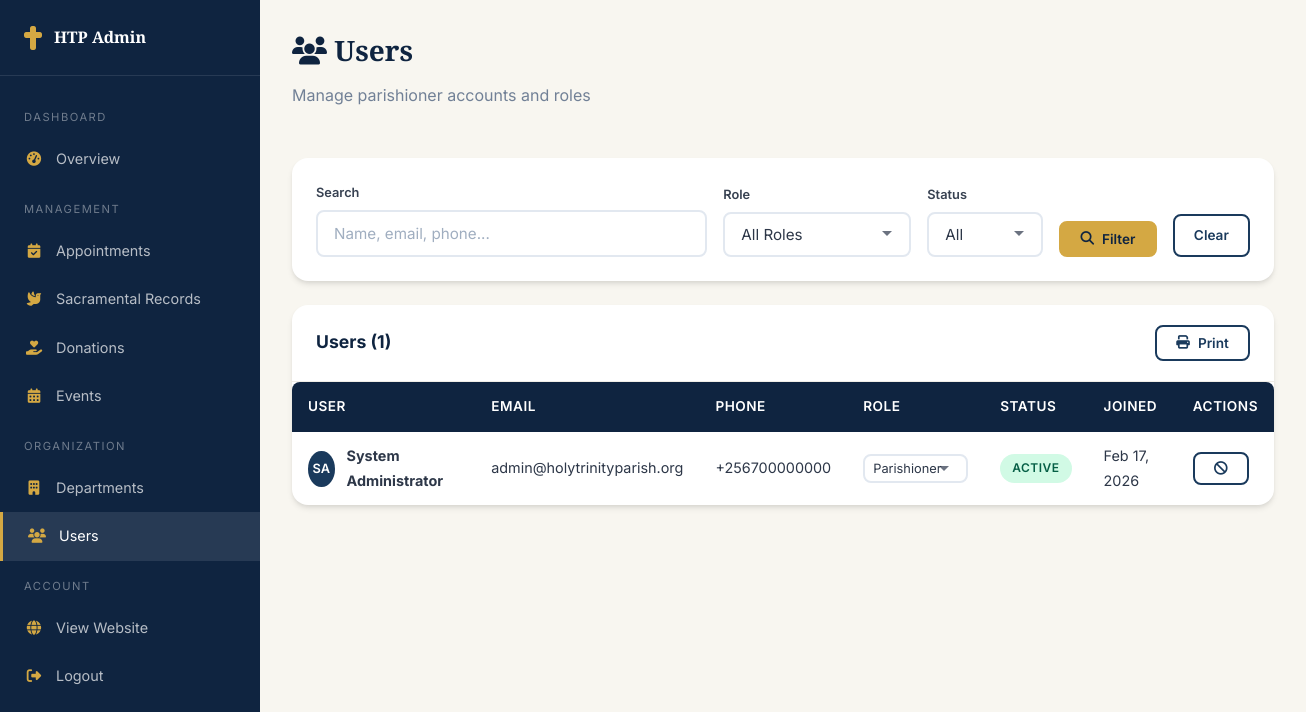
Before: /admin/users.php (signed in) with the older database file.
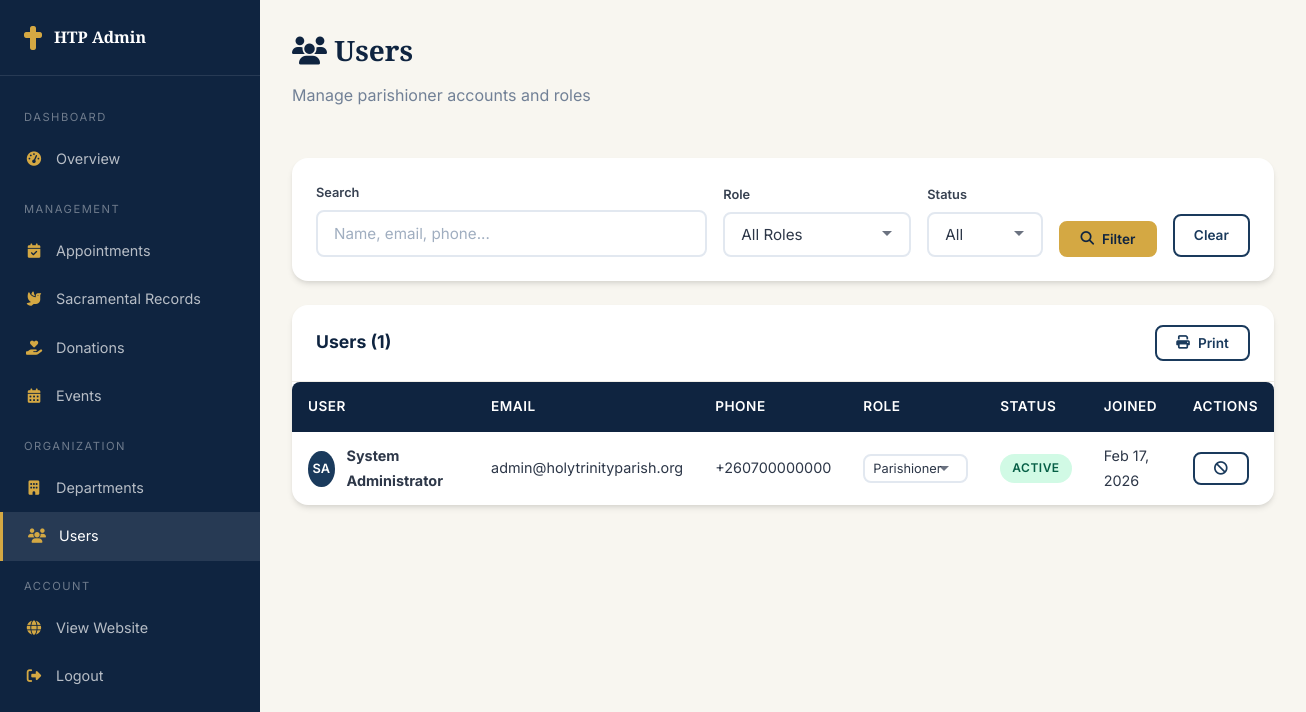
After: the same page with the newer database file.
### tables this page shows
CREATE TABLE users (
    id INT AUTO_INCREMENT PRIMARY KEY,
    first_name VARCHAR(100) NOT NULL,
    last_name VARCHAR(100) NOT NULL,
    email VARCHAR(255) UNIQUE NOT NULL,
    phone VARCHAR(20),
    password_hash VARCHAR(255) NOT NULL,
    role ENUM('parishioner','priest','department_head','admin','super_admin') DEFAULT 'parishioner',
    profile_photo VARCHAR(255) DEFAULT NULL,
    date_of_birth DATE,
    gender ENUM('male','female','other'),
    address TEXT,
    emergency_contact VARCHAR(255),
    is_active TINYINT(1) DEFAULT 1,
    email_verified TINYINT(1) DEFAULT 0,
    verification_token VARCHAR(255),
    reset_token VARCHAR(255),
    reset_token_expiry DATETIME,
    last_login DATETIME,
    created_at TIMESTAMP DEFAULT CURRENT_TIMESTAMP,
    updated_at TIMESTAMP DEFAULT CURRENT_TIMESTAMP ON UPDATE CURRENT_TIMESTAMP
);

### config/database.php (called while the page is built, shortened)
<?php
class Database {
    private static $instance = null;
    private $connection;
    private function __construct() {
        try {
            $dsn = "mysql:host=" . DB_HOST . ";dbname=" . DB_NAME . ";charset=" . DB_CHARSET;
            $this->connection = new PDO($dsn, DB_USER, DB_PASS, [
                PDO::ATTR_ERRMODE => PDO::ERRMODE_EXCEPTION,
                PDO::ATTR_DEFAULT_FETCH_MODE => PDO::FETCH_ASSOC,
                PDO::ATTR_EMULATE_PREPARES => false,
            ]);
        } catch (PDOException $e) {
            error_log("Database connection failed: " . $e->getMessage());
            die("Database connection failed. Please try again later.");
        }
    }
    public static function getInstance() {
        if (self::$instance === null) {
            self::$instance = new self();
        }
        return self::$instance;
    }
    public function query($sql, $params = []) {
        $stmt = $this->connection->prepare($sql);
        $stmt->execute($params);
        return $stmt;
    }
    public function fetchAll($sql, $params = []) {
        return $this->query($sql, $params)->fetchAll();
    }
}

### config/app.php (called while the page is built, shortened)
<?php
require_once APP_ROOT . '/config/database.php';
function sanitize($input) {
    return htmlspecialchars(trim($input), ENT_QUOTES, 'UTF-8');
}
function formatDate($date, $format = 'M d, Y') {
    return date($format, strtotime($date));
}

### admin/users.php (the view, shortened to what the changed rows need)
<?php
require_once __DIR__ . '/../config/app.php';
$db = Database::getInstance();
$where = "1=1";
$params = [];
$users = $db->fetchAll("SELECT * FROM users WHERE {$where} ORDER BY created_at DESC", $params);
?>
<!DOCTYPE html>
<html lang="en">
<head>
    <link rel="stylesheet" href="https://cdnjs.cloudflare.com/ajax/libs/font-awesome/6.5.1/css/all.min.css">
    <link rel="stylesheet" href="/holy-trinity/assets/css/style.css">
</head>
<body>
    <div class="dashboard-layout">
        <div class="dashboard-main">
            <div class="dashboard-header">
                <div>
                    <h1><i class="fas fa-users"></i> Users</h1>
                </div>
            </div>
            <div class="card">
                <div class="table-responsive" id="usersTableContent">
                    <table class="data-table">
                        <thead>
                            <tr>
                                <th>User</th>
                                <th>Email</th>
                                <th>Phone</th>
                                <th>Role</th>
                                <th>Status</th>
                                <th>Joined</th>
                                <th>Actions</th>
                            </tr>
                        </thead>
                        <tbody>
                            <?php if (empty($users)): ?>
                                <tr><td colspan="7" class="text-center p-3">No users found</td></tr>
                            <?php else: ?>
                                <?php foreach ($users as $u): ?>
                                <tr>
                                    <td>
                                        <div style="display:flex; align-items:center; gap:0.75rem;">
                                            <div style="width:36px; height:36px; border-radius:50%; background:var(--primary); color:var(--white); display:flex; align-items:center; justify-content:center; font-weight:600; font-size:0.8rem;">
                                                <?= strtoupper(substr($u['first_name'],0,1) . substr($u['last_name'],0,1)) ?>
                                            </div>
                                            <strong><?= sanitize($u['first_name'] . ' ' . $u['last_name']) ?></strong>
                                        </div>
                                    </td>
                                    <td><?= sanitize($u['email']) ?></td>
                                    <td><?= sanitize($u['phone'] ?? '-') ?></td>
                                    <td>
                                        <form method="POST" style="display:inline;">
                                            <select name="new_role" class="form-control" style="padding:0.3rem 1.5rem 0.3rem 0.5rem; font-size:0.8rem; width:auto;" onchange="this.form.submit()">
                                                <option value="parishioner" <?= $u['role'] === 'parishioner' ? 'selected' : '' ?>>Parishioner</option>
                                            </select>
                                        </form>
                                    </td>
                                    <td>
                                        <span class="badge badge-<?= $u['is_active'] ? 'success' : 'error' ?>">
                                            <?= $u['is_active'] ? 'Active' : 'Inactive' ?>
                                        </span>
                                    </td>
                                    <td><?= formatDate($u['created_at'], 'M d, Y') ?></td>
                                    <td>
                                        <form method="POST" style="display:inline;">
                                            <button class="btn btn-sm <?= $u['is_active'] ? 'btn-outline' : 'btn-primary' ?>" title="<?= $u['is_active'] ? 'Deactivate' : 'Activate' ?>">
                                                <i class="fas fa-<?= $u['is_active'] ? 'ban' : 'check' ?>"></i>
                                            </button>
                                        </form>
                                    </td>
                                </tr>
                                <?php endforeach; ?>
                            <?php endif; ?>
                        </tbody>
                    </table>
                </div>
            </div>
        </div>
    </div>
</body>
</html>

Changed rows visible on the page:
changed users "System Administrator": phone "+256700000000" → "+260700000000"
